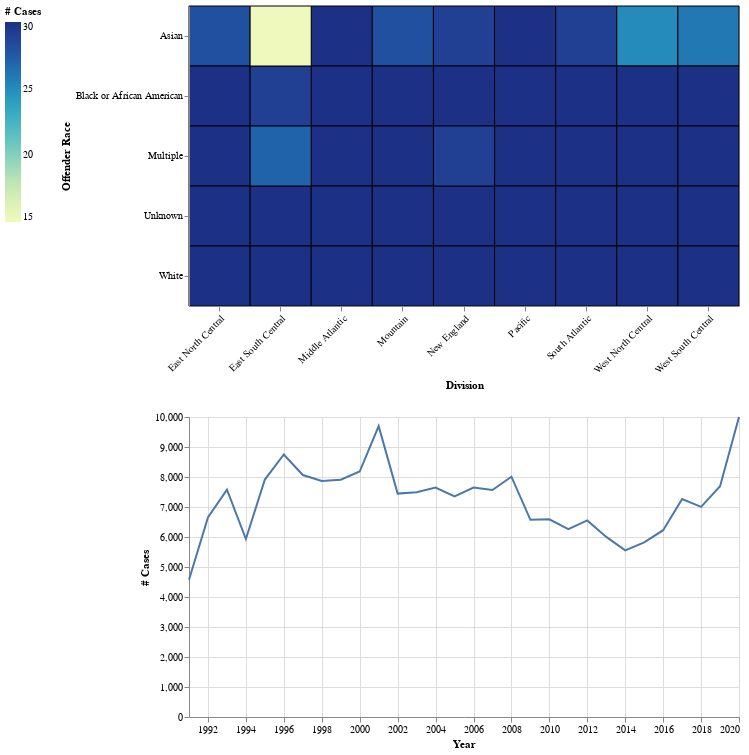

The notebook cell this image was saved under:
### Code cell
rect & lines

### Figure 1 — Vega-Lite specification as saved in the notebook (floating-point values rounded to 4 significant figures; data arrays with more than 128 entries replaced by an {"elided": "..."} marker saying what was removed)
{"config": {"view": {"continuousWidth": 400, "continuousHeight": 300}}, "vconcat": [{"mark": "rect", "encoding": {"color": {"aggregate": "count", "field": "INCIDENT_ID", "legend": {"orient": "left", "title": "# Cases"}, "type": "quantitative"}, "opacity": {"condition": {"value": 1.0, "selection": "selector001"}, "value": 0.5}, "stroke": {"condition": {"value": "black", "selection": "selector001"}, "value": "white"}, "x": {"axis": {"labelAngle": -45, "title": "Division"}, "field": "DIVISION_NAME", "type": "nominal"}, "y": {"axis": {"title": "Offender Race"}, "field": "OFFENDER_RACE_CLEAN", "type": "nominal"}}, "height": 300, "selection": {"selector001": {"type": "multi", "encodings": ["x", "y"]}}, "width": 550}, {"mark": "line", "encoding": {"x": {"axis": {"title": "Year"}, "field": "Date", "type": "temporal"}, "y": {"aggregate": "sum", "axis": {"title": "# Cases"}, "field": "INCIDENT_ID", "type": "quantitative"}}, "height": 300, "transform": [{"filter": {"selection": "selector001"}}], "width": 550}], "data": {"name": "data-94f13280138e4b93f6b04f53d555f330"}, "$schema": "https://vega.github.io/schema/vega-lite/v4.17.0.json", "datasets": {"data-94f13280138e4b93f6b04f53d555f330": {"elided": "1315 records"}}}
